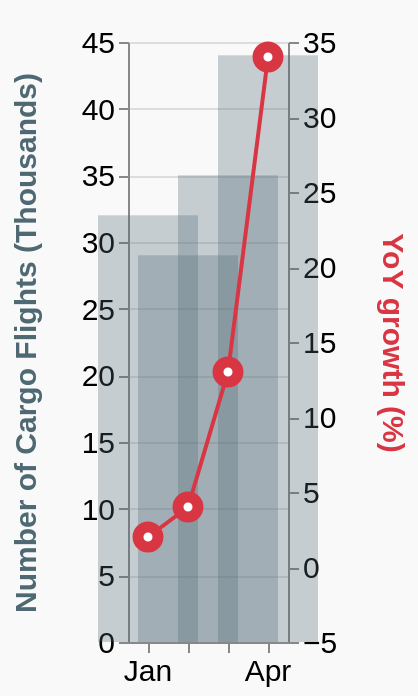

Here is the Vega-Lite specification saved for this chart:
### Vega-Lite specification from a JSON file in a GitHub repository (floating-point values rounded to 4 significant figures)
{"$schema": "https://vega.github.io/schema/vega-lite/v5.json", "description": "A dual axis chart, created by setting y's scale resolution to `\"independent\"`", "width": "container", "height": 300, "background": "#f9f9f9", "data": {"values": [{"month": "01/20", "cargo-flights": 32, "growth": 2}, {"month": "02/20", "cargo-flights": 29, "growth": 4}, {"month": "03/20", "cargo-flights": 35, "growth": 13}, {"month": "04/20", "cargo-flights": 44, "growth": 34}]}, "encoding": {"x": {"timeUnit": "month", "field": "month", "axis": {"format": "%b", "title": null, "labelFontSize": 15}, "type": "ordinal"}}, "layer": [{"mark": {"opacity": 0.3, "type": "bar", "color": "#4F6973", "size": 50}, "encoding": {"y": {"field": "cargo-flights", "type": "quantitative", "title": "Number of Cargo Flights (Thousands)", "axis": {"titleColor": "#4F6973", "titleFontSize": 15, "titlePadding": 20, "labelFontSize": 15}}, "tooltip": [{"field": "month", "type": "ordinal", "timeUnit": "month", "title": "Month"}, {"field": "cargo-flights", "type": "quantitative", "title": "Cargo Flights (Thousands)"}]}}, {"mark": {"stroke": "#D93644", "type": "line", "point": {"fill": "white", "filled": false, "stroke": "#D93644", "strokeWidth": 10}}, "encoding": {"y": {"aggregate": "average", "field": "growth", "scale": {"domain": [-5, 35]}, "title": "YoY growth (%)", "axis": {"titleColor": "#D93644", "titleFontSize": 15, "titlePadding": 20, "labelFontSize": 15}}, "tooltip": [{"field": "month", "type": "ordinal", "timeUnit": "month", "title": "Month"}, {"field": "growth", "type": "quantitative", "title": "Growth Percentage (%)"}]}}], "resolve": {"scale": {"y": "independent"}}, "config": {}}
